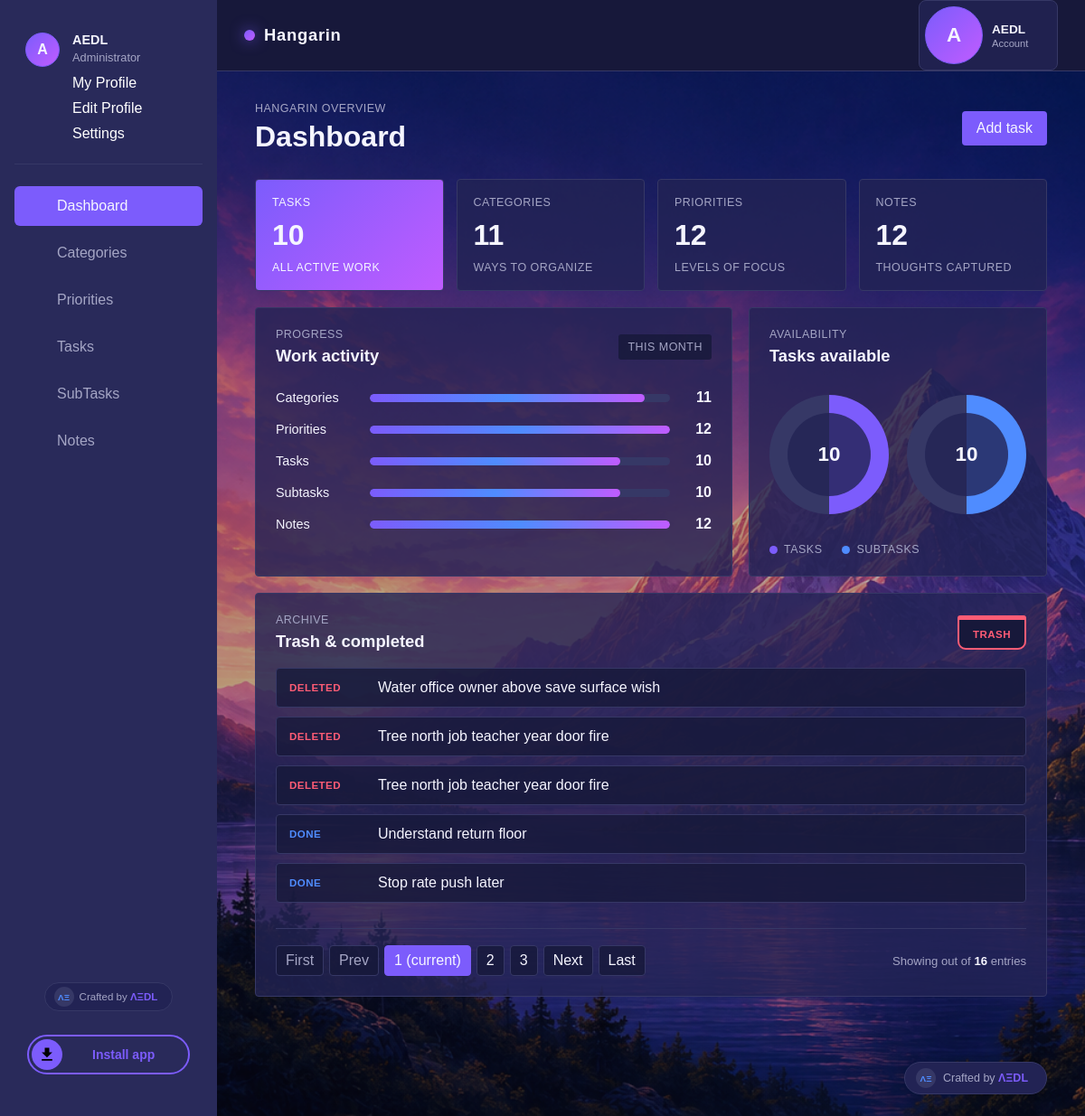
The app's page / (signed in) with its own data.
### app/models.py (models this page shows, shortened)
class Task(models.Model):
    class Status(models.TextChoices):
        TODO = 'todo', 'To do'
        IN_PROGRESS = 'in_progress', 'In progress'
        DONE = 'done', 'Done'
    title = models.CharField(max_length=200)
    description = models.TextField(blank=True)
    status = models.CharField(max_length=20, choices=Status.choices, default=Status.TODO)
    is_deleted = models.BooleanField(default=False)
    deadline = models.DateTimeField(blank=True, null=True)
    priority = models.ForeignKey(Priority, on_delete=models.PROTECT, blank=True, null=True)
    category = models.ForeignKey(Category, on_delete=models.SET_NULL, blank=True, null=True)
    created_at = models.DateTimeField(auto_now_add=True)
    updated_at = models.DateTimeField(auto_now=True)
    class Meta:
        ordering = ('status', 'deadline', '-created_at')

### app/views.py (the view)
# urls.py: path('', views.home, name='home'),
def home(request):
	if not request.user.is_authenticated:
		return redirect('account_login')
	active_tasks = Task.objects.filter(is_deleted=False)
	archive_items = [
		{'status': 'Deleted', 'title': task.title, 'subtitle': ''}
		for task in Task.objects.filter(is_deleted=True)
	]
	archive_items.extend(
		{'status': 'Done', 'title': task.title, 'subtitle': ''}
		for task in active_tasks.filter(status=Task.Status.DONE)
	)
	archive_items.extend(
		{'status': 'Subtask done', 'title': subtask.title, 'subtitle': subtask.task.title}
		for subtask in SubTask.objects.filter(status=True).select_related('task')
	)
	archive_paginator = Paginator(archive_items, 5)
	archive_page = archive_paginator.get_page(request.GET.get('archive_page', 1))
	return render(request, 'home.html', {
		'categories_count': Category.objects.count(),
		'priorities_count': Priority.objects.count(),
		'subtasks_count': SubTask.objects.count(),
		'tasks_count': active_tasks.count(),
		'notes_count': Note.objects.count(),
		'archive_items': archive_page.object_list,
		'archive_page_obj': archive_page,
		'archive_paginator': archive_paginator,
		'archive_is_paginated': archive_page.has_other_pages(),
	})

### app/templates/home.html
{% extends 'base.html' %}
{% block content %}
<main class="dashboard-content">
  <header class="dashboard-header">
    <div>
      <p class="eyebrow">Hangarin overview</p>
      <h1>Dashboard</h1>
    </div>
    <a class="dashboard-action" href="{% url 'task-add' %}">Add task</a>
  </header>
  <section class="metric-grid" aria-label="Task summary">
    <a class="metric-card metric-card-primary" href="{% url 'task-list' %}">
      <span class="metric-label">Tasks</span>
      <strong>{{ tasks_count|default:'0' }}</strong>
      <span class="metric-detail">All active work</span>
    </a>
    <a class="metric-card" href="{% url 'category-list' %}">
      <span class="metric-label">Categories</span>
      <strong>{{ categories_count|default:'0' }}</strong>
      <span class="metric-detail">Ways to organize</span>
    </a>
    <a class="metric-card" href="{% url 'priority-list' %}">
      <span class="metric-label">Priorities</span>
      <strong>{{ priorities_count|default:'0' }}</strong>
      <span class="metric-detail">Levels of focus</span>
    </a>
    <a class="metric-card" href="{% url 'note-list' %}">
      <span class="metric-label">Notes</span>
      <strong>{{ notes_count|default:'0' }}</strong>
      <span class="metric-detail">Thoughts captured</span>
    </a>
  </section>
  <section class="dashboard-grid">
    <article class="dashboard-panel activity-panel">
      <div class="panel-heading">
        <div>
          <p class="eyebrow">Progress</p>
          <h2>Work activity</h2>
        </div>
        <span class="panel-period">This month</span>
      </div>
      <div class="activity-list" aria-label="Activity by dashboard section">
        <a class="activity-row" href="{% url 'category-list' %}">
          <span class="activity-name">Categories</span>
          <span class="activity-track"><span class="activity-progress-fill" data-progress="{{ categories_count|default:'0' }}"></span></span>
          <strong>{{ categories_count|default:'0' }}</strong>
        </a>
        <a class="activity-row" href="{% url 'priority-list' %}">
          <span class="activity-name">Priorities</span>
          <span class="activity-track"><span class="activity-progress-fill" data-progress="{{ priorities_count|default:'0' }}"></span></span>
          <strong>{{ priorities_count|default:'0' }}</strong>
        </a>
        <a class="activity-row" href="{% url 'task-list' %}">
          <span class="activity-name">Tasks</span>
          <span class="activity-track"><span class="activity-progress-fill" data-progress="{{ tasks_count|default:'0' }}"></span></span>
          <strong>{{ tasks_count|default:'0' }}</strong>
        </a>
        <a class="activity-row" href="{% url 'subtask-list' %}">
          <span class="activity-name">Subtasks</span>
          <span class="activity-track"><span class="activity-progress-fill" data-progress="{{ subtasks_count|default:'0' }}"></span></span>
          <strong>{{ subtasks_count|default:'0' }}</strong>
        </a>
        <a class="activity-row" href="{% url 'note-list' %}">
          <span class="activity-name">Notes</span>
          <span class="activity-track"><span class="activity-progress-fill" data-progress="{{ notes_count|default:'0' }}"></span></span>
          <strong>{{ notes_count|default:'0' }}</strong>
        </a>
      </div>
    </article>
    <article class="dashboard-panel progress-panel">
      <div class="panel-heading">
        <div>
          <p class="eyebrow">Availability</p>
          <h2>Tasks available</h2>
        </div>
      </div>
      <div class="donut-row">
        <div class="donut donut-blue" data-count="{{ tasks_count|default:'0' }}" data-color="var(--color-blue)"><span>{{ tasks_count|default:'0' }}</span></div>
        <div class="donut donut-cyan" data-count="{{ subtasks_count|default:'0' }}" data-color="var(--color-cyan)"><span>{{ subtasks_count|default:'0' }}</span></div>
      </div>
      <div class="donut-labels">
        <span><i class="legend-blue"></i> Tasks</span>
        <span><i class="legend-cyan"></i> Subtasks</span>
      </div>
    </article>
  </section>
  <section class="dashboard-panel archive-panel">
    <div class="panel-heading">
      <div>
        <p class="eyebrow">Archive</p>
        <h2>Trash &amp; completed</h2>
      </div>
      <span class="trash-can" aria-label="Trash can" role="img">Trash</span>
    </div>
    <div class="archive-list">
      {% for item in archive_items %}
      <div class="archive-item {% if item.status == 'Deleted' %}archive-item-deleted{% else %}archive-item-done{% endif %}">
        <span class="archive-status">{{ item.status }}</span>
        <span>{{ item.title }}{% if item.subtitle %} <small>({{ item.subtitle }})</small>{% endif %}</span>
      </div>
      {% empty %}
      <p class="archive-empty">Deleted and completed tasks will appear here.</p>
      {% endfor %}
      {% with is_paginated=archive_is_paginated page_obj=archive_page_obj paginator=archive_paginator object_list=archive_items page_param='archive_page' %}
        {% include 'includes/pagination.html' %}
      {% endwith %}
    </div>
  </section>
</main>
{% endblock %}

### app/templates/base.html (shortened to what this page needs)
<!DOCTYPE html>
<html lang="en">
<head>
    {% load static %}
    {% load pwa %}
    <link rel="stylesheet" href="{% static 'css/dashboard-clean.css' %}?v=19">
    <link
        rel="stylesheet"
        href="https://cdn.jsdelivr.net/npm/flatpickr/dist/flatpickr.min.css"
    >
</head>
<body class="dashboard-loading">
    <div class="wrapper">
        <header class="main-header">
            <div class="header-left">
                <a href="{% url 'home' %}" class="brand">
                    <span class="brand-icon"></span>
                    <span>Hangarin</span>
                </a>
            </div>
            <div class="header-right">
                <div class="account-menu">
                    <button
                        class="account-menu-button"
                        type="button"
                        aria-expanded="false"
                        aria-controls="account-menu-panel"
                    >
                        <span class="profile-avatar">
                            {% if request.user.is_authenticated and request.user.profile.avatar %}
                                <img
                                    src="{{ request.user.profile.avatar.url }}"
                                    alt="{{ request.user.username }} profile picture"
                                >
                            {% elif request.user.is_authenticated and request.user.socialaccount_set.all.0.get_avatar_url %}
                                <img
                                    src="{{ request.user.socialaccount_set.all.0.get_avatar_url }}"
                                    alt="{{ request.user.username }} profile picture"
                                >
                            {% else %}
                                <span>
                                    {{ request.user.username|default:'G'|slice:':1'|upper }}
                                </span>
                            {% endif %}
                        </span>
                        <span class="profile-info">
                            <strong>
                                {{ request.user.username|default:'Guest' }}
                            </strong>
                            <small>Account</small>
                        </span>
                    </button>
                </div>
            </div>
        </header>
        <div class="sidebar">
            <div class="scrollbar-inner sidebar-wrapper">
                <div class="user">
                    <div class="user-avatar">
                        {% if request.user.is_authenticated and request.user.profile.avatar %}
                            <img
                                src="{{ request.user.profile.avatar.url }}"
                                alt="{{ request.user.username }} profile picture"
                            >
                        {% elif request.user.is_authenticated and request.user.socialaccount_set.all.0.get_avatar_url %}
                            <img
                                src="{{ request.user.socialaccount_set.all.0.get_avatar_url }}"
                                alt="{{ request.user.username }} profile picture"
                            >
                        {% else %}
                            <span>
                                {{ request.user.username|default:'G'|slice:':1'|upper }}
                            </span>
                        {% endif %}
                    </div>
                    <div class="info">
                        <a
                            class="user-summary"
                            data-toggle="collapse"
                            href="#collapseExample"
                            aria-expanded="true"
                        >
                            <span>
                                <strong>
                                    {{ request.user.username|default:'Guest' }}
                                </strong>
                                <span class="user-level">
                                    {{ request.user.is_authenticated|yesno:'Administrator,Visitor' }}
                                </span>
                            </span>
                        </a>
                        <div
                            class="collapse in"
                            id="collapseExample"
                            aria-expanded="true"
                        >
                            <ul class="nav">
                                <li>
                                    <a href="{% url 'profile' %}">
                                        <span class="link-collapse">
                                            My Profile
                                        </span>
                                    </a>
                                </li>
                                <li>
                                    <a href="{% url 'profile-edit' %}">
                                        <span class="link-collapse">
                                            Edit Profile
                                        </span>
                                    </a>
                                </li>
                                <li>
                                    <a href="{% url 'settings' %}">
                                        <span class="link-collapse">
                                            Settings
                                        </span>
                                    </a>
                                </li>
                            </ul>
                        </div>
                    </div>
                </div>
                <ul class="nav">
                    <li class="nav-item">
                        <a href="{% url 'home' %}">
                            <p>Dashboard</p>
                        </a>
                    </li>
                    <li class="nav-item">
                        <a href="{% url 'category-list' %}">
                            <p>Categories</p>
                        </a>
                    </li>
                    <li class="nav-item">
                        <a href="{% url 'priority-list' %}">
                            <p>Priorities</p>
                        </a>
                    </li>
                    <li class="nav-item">
                        <a href="{% url 'task-list' %}">
                            <p>Tasks</p>
                        </a>
                    </li>
                    <li class="nav-item">
                        <a href="{% url 'subtask-list' %}">
                            <p>SubTasks</p>
                        </a>
                    </li>
                    <li class="nav-item">
                        <a href="{% url 'note-list' %}">
                            <p>Notes</p>
                        </a>
                    </li>
                </ul>
            </div>
            <a
                class="dashboard-credit-badge sidebar-credit-badge"
                href="https://github.com/ArbitErDL001"
                target="_blank"
                rel="noopener noreferrer"
                aria-label="ΛΞDL on GitHub"
            >
                <span class="dashboard-credit-mark" aria-hidden="true">ΛΞ</span>
                <span>Crafted by <strong>ΛΞDL</strong></span>
            </a>
            <div class="sidebar-install">
                <button
                    class="sidebar-install-button"
                    id="install-app"
                    type="button"
                    aria-label="Install csHangarin"
                    title="Install csHangarin as an app"
                >
                    <span class="circle2" aria-hidden="true">
                        <svg viewBox="0 0 24 24">
                            <path fill="currentColor" d="M5,20H19V18H5M19,9H15V3H9V9H5L12,16L19,9Z" />
                        </svg>
                    </span>
                    <span class="title2">Install app</span>
                </button>
            </div>
        </div>
        <div class="main-panel">
            {% block content %}
            {% endblock %}
            <footer class="dashboard-credit">
                <a
                    class="dashboard-credit-badge"
                    href="https://github.com/ArbitErDL001"
                    target="_blank"
                    rel="noopener noreferrer"
                    aria-label="ΛΞDL on GitHub"
                >
                    <span class="dashboard-credit-mark" aria-hidden="true">ΛΞ</span>
                    <span>Crafted by <strong>ΛΞDL</strong></span>
                </a>
            </footer>
        </div>
    </div>
</body>
</html>

### records on screen
Task: title "Water office owner above save surface wish"
Task: title "Tree north job teacher year door fire"
Task: title "Tree north job teacher year door fire"
Task: title "Understand return floor"
Task: title "Stop rate push later"

### other values on screen
{{ request.user.username|default:'G'|slice:':1'|upper }} "A"
{{ request.user.username|default:'Guest' }} "AEDL"
{{ request.user.is_authenticated|yesno:'Administrator,Visitor' }} "Administrator"
{{ tasks_count|default:'0' }} "10"
{{ categories_count|default:'0' }} "11"
{{ priorities_count|default:'0' }} "12"
{{ notes_count|default:'0' }} "12"
{{ subtasks_count|default:'0' }} "10"
{{ item.status }} "DELETED" "DELETED" "DELETED" "DONE" "DONE"
{{ page_num }} "1"
{{ page_num }} "2" "3"
{{ paginator.count }} "16"
